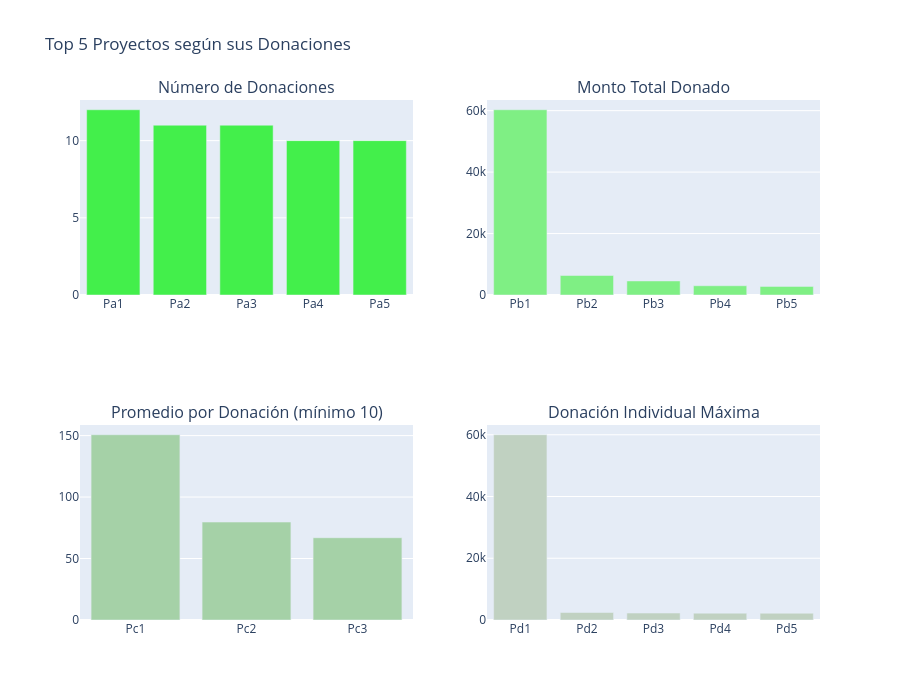

Source (notebook cell):
### Markdown cell above
Identifiquemos los proyectos más destacados y sus atributos correspondientes:

3.2.1 Proyectos con el mayor número de donantes
3.2.2 Proyectos con el mayor monto total recaudado
3.2.3 Proyectos con el mayor promedio de donaciones por donante
3.2.4 Proyectos con la mayor cantidad donada en una sola ocasión

### Code cell
# Función para crear barras
def bar_ver_noagg(x, y, title, color, lm=None, rt=False):
    return go.Bar(
        x=x,
        y=y,
        marker=dict(color=color),
        name=title,
        hoverinfo='x+y'
    )

# ===========================
# DataFrame principal
# ===========================

tempdf = donations_df.groupby('Project ID').agg({
    'Project ID':'count',
    'Donation Amount':'sum'
}).rename(columns={
    'Project ID':'Total de Donaciones',
    'Donation Amount':'Monto Total Donado'
}).reset_index()

tempdf['Monto Promedio por Donación'] = (
    tempdf['Monto Total Donado'] /
    tempdf['Total de Donaciones']
)

# ---------------------------
# Número de donaciones
# ---------------------------

tempdf1 = tempdf.sort_values('Total de Donaciones', ascending=False)

x = ["Pa"+str(i+1) for i in range(5)]
y = tempdf1.head(5)['Total de Donaciones']

tr1 = bar_ver_noagg(
    x,
    y,
    "Número de Donaciones",
    "#43ef4b"
)

# ---------------------------
# Monto total
# ---------------------------

tempdf1 = tempdf.sort_values('Monto Total Donado', ascending=False)

x = ["Pb"+str(i+1) for i in range(5)]
y = tempdf1.head(5)['Monto Total Donado']

tr2 = bar_ver_noagg(
    x,
    y,
    "Monto Total Donado",
    "#7fef84"
)

# ---------------------------
# Promedio por donación
# ---------------------------

tempdf1 = tempdf[tempdf['Total de Donaciones'] > 10]
tempdf1 = tempdf1.sort_values(
    'Monto Promedio por Donación',
    ascending=False
)

x = ["Pc"+str(i+1) for i in range(len(tempdf1.head(5)))]
y = tempdf1.head(5)['Monto Promedio por Donación']

tr3 = bar_ver_noagg(
    x,
    y,
    "Promedio por Donación",
    "#a5d1a7"
)

# ===========================
# DataFrame para Donación Máxima
# ===========================

tempdf_max = donations_df.groupby('Project ID').agg({
    'Project ID':'count',
    'Donation Amount':'max'
}).rename(columns={
    'Project ID':'Total de Donaciones',
    'Donation Amount':'Donación Máxima'
}).reset_index()

tempdf_max = tempdf_max.sort_values(
    'Donación Máxima',
    ascending=False
)

x = ["Pd"+str(i+1) for i in range(5)]
y = tempdf_max.head(5)['Donación Máxima']

tr4 = bar_ver_noagg(
    x,
    y,
    "Donación Máxima",
    "#c0d1c1"
)

# ===========================
# Graficar
# ===========================

fig = make_subplots(
    rows=2,
    cols=2,
    subplot_titles=[
        "Número de Donaciones",
        "Monto Total Donado",
        "Promedio por Donación (mínimo 10)",
        "Donación Individual Máxima"
    ]
)

fig.add_trace(tr1, row=1, col=1)
fig.add_trace(tr2, row=1, col=2)
fig.add_trace(tr3, row=2, col=1)
fig.add_trace(tr4, row=2, col=2)

fig.update_layout(
    title="Top 5 Proyectos según sus Donaciones",
    height=700,
    showlegend=False
)

iplot(fig)

### Figure 1 — Plotly figure (JSON) as saved in the notebook; plotly's stock layout.template omitted (floating-point values rounded to 4 significant figures)
{"data": [{"hoverinfo": "x+y", "marker": {"color": "#43ef4b"}, "name": "Número de Donaciones", "type": "bar", "x": ["Pa1", "Pa2", "Pa3", "Pa4", "Pa5"], "xaxis": "x", "y": [12, 11, 11, 10, 10], "yaxis": "y"}, {"hoverinfo": "x+y", "marker": {"color": "#7fef84"}, "name": "Monto Total Donado", "type": "bar", "x": ["Pb1", "Pb2", "Pb3", "Pb4", "Pb5"], "xaxis": "x2", "y": [60290.0, 6350.0, 4571.0, 3007.0, 2798.0], "yaxis": "y2"}, {"hoverinfo": "x+y", "marker": {"color": "#a5d1a7"}, "name": "Promedio por Donación", "type": "bar", "x": ["Pc1", "Pc2", "Pc3"], "xaxis": "x3", "y": [150.7, 79.67, 66.92], "yaxis": "y3"}, {"hoverinfo": "x+y", "marker": {"color": "#c0d1c1"}, "name": "Donación Máxima", "type": "bar", "x": ["Pd1", "Pd2", "Pd3", "Pd4", "Pd5"], "xaxis": "x4", "y": [60000.0, 2420.0, 2248.0, 2219.0, 2190.0], "yaxis": "y4"}], "layout": {"annotations": [{"font": {"size": 16}, "showarrow": false, "text": "Número de Donaciones", "x": 0.225, "xanchor": "center", "xref": "paper", "y": 1, "yanchor": "bottom", "yref": "paper"}, {"font": {"size": 16}, "showarrow": false, "text": "Monto Total Donado", "x": 0.775, "xanchor": "center", "xref": "paper", "y": 1, "yanchor": "bottom", "yref": "paper"}, {"font": {"size": 16}, "showarrow": false, "text": "Promedio por Donación (mínimo 10)", "x": 0.225, "xanchor": "center", "xref": "paper", "y": 0.375, "yanchor": "bottom", "yref": "paper"}, {"font": {"size": 16}, "showarrow": false, "text": "Donación Individual Máxima", "x": 0.775, "xanchor": "center", "xref": "paper", "y": 0.375, "yanchor": "bottom", "yref": "paper"}], "height": 700, "showlegend": false, "title": {"text": "Top 5 Proyectos según sus Donaciones"}, "xaxis": {"anchor": "y", "domain": [0, 0.45]}, "xaxis2": {"anchor": "y2", "domain": [0.55, 1]}, "xaxis3": {"anchor": "y3", "domain": [0, 0.45]}, "xaxis4": {"anchor": "y4", "domain": [0.55, 1]}, "yaxis": {"anchor": "x", "domain": [0.625, 1]}, "yaxis2": {"anchor": "x2", "domain": [0.625, 1]}, "yaxis3": {"anchor": "x3", "domain": [0, 0.375]}, "yaxis4": {"anchor": "x4", "domain": [0, 0.375]}}}
